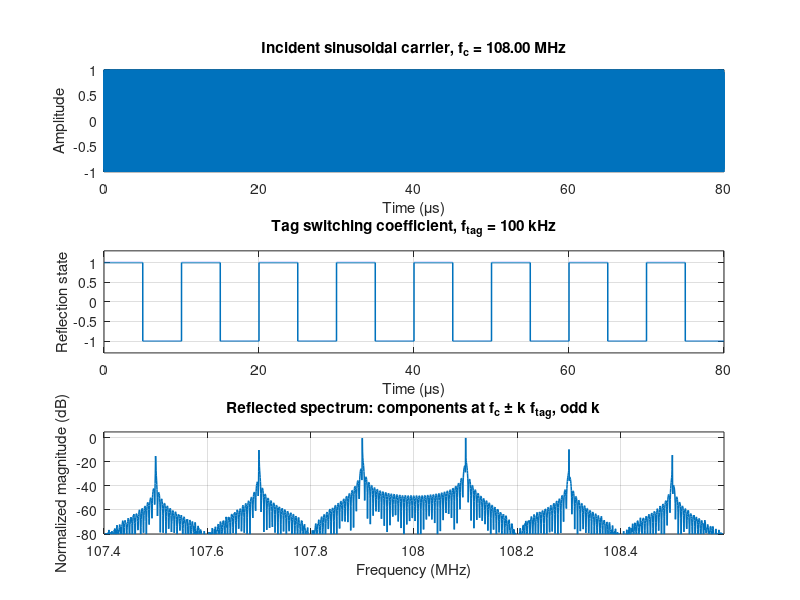

The MATLAB script that drew this image: (Note: this script raises an error after producing the figure.)
function run_sine_reflection_demo()
%RUN_SINE_REFLECTION_DEMO  Visualize switching modulation of a sine carrier.
%
% A simplified LightThief insight model:
%   reflected(t) = incident_carrier(t) .* tag_switch(t)
%
% A zero-mean square-wave switching coefficient translates the carrier onto
% odd harmonics at fc +/- k*ftag, k = 1, 3, 5, ...
%
% This is a simulation-only physical insight demo. It does not load measured
% data or implement a hardware interface.

fs = 240e6;
duration = 2e-3;
fc = 108e6;
ftag = 100e3;

t = (0:round(duration * fs) - 1) / fs;
incident = cos(2 * pi * fc * t);
tag_switch = sign(sin(2 * pi * ftag * t));
tag_switch(tag_switch == 0) = 1;
reflected = incident .* tag_switch;

nfft = 2 ^ nextpow2(numel(reflected));
spectrum = abs(fft(reflected, nfft));
spectrum = spectrum(1:nfft / 2 + 1);
spectrum = spectrum / max(spectrum);
spectrum_db = 20 * log10(spectrum + 1e-12);
frequency = (0:nfft / 2) * fs / nfft;

fig = figure('Position', [100 100 900 700], 'Color', 'w');

view_samples = 1:min(round(8 / ftag * fs), numel(t));

subplot(3, 1, 1);
plot(t(view_samples) * 1e6, incident(view_samples), 'LineWidth', 1.1);
grid on;
xlabel('Time (\mus)');
ylabel('Amplitude');
title(sprintf('Incident sinusoidal carrier, f_c = %.2f MHz', fc / 1e6));

subplot(3, 1, 2);
plot(t(view_samples) * 1e6, tag_switch(view_samples), 'LineWidth', 1.1);
grid on;
ylim([-1.3 1.3]);
xlabel('Time (\mus)');
ylabel('Reflection state');
title(sprintf('Tag switching coefficient, f_{tag} = %.0f kHz', ftag / 1e3));

subplot(3, 1, 3);
plot(frequency / 1e6, spectrum_db, 'LineWidth', 1.1);
grid on;
xlim([max(0, (fc - 6 * ftag) / 1e6), min(fs / 2e6, (fc + 6 * ftag) / 1e6)]);
ylim([-80 5]);
xlabel('Frequency (MHz)');
ylabel('Normalized magnitude (dB)');
title('Reflected spectrum: components at f_c \pm k f_{tag}, odd k');
hold on;
for k = [1 3 5]
    lower = fc - k * ftag;
    upper = fc + k * ftag;
    if lower > 0
        xline(lower / 1e6, 'r--');
    end
    if upper < fs / 2
        xline(upper / 1e6, 'r--');
    end
end

figure_dir = fullfile(fileparts(mfilename('fullpath')), 'figures');
if ~exist(figure_dir, 'dir')
    mkdir(figure_dir);
end
output_file = fullfile(figure_dir, 'sine_reflection_spectrum.png');
saveas(fig, output_file);

fprintf('Incident carrier: %.2f MHz\n', fc / 1e6);
fprintf('Tag switching rate: %.0f kHz\n', ftag / 1e3);
fprintf('Expected sidebands: fc +/- k*ftag for odd k\n');
fprintf('Figure written to %s\n', output_file);
end
